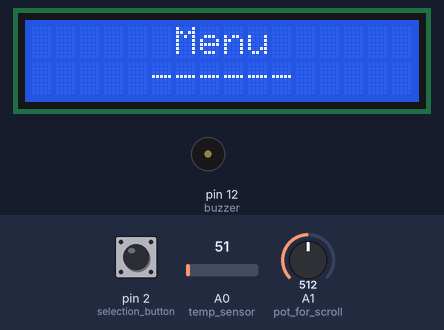
Bench run of a sketch on a simulated Arduino Uno, built with avr-gcc and run on an emulated ATmega328P. On the bench: 16×2 character LCD, buzzer (waves = sounding, pin HIGH). The test bench sets the inputs (shaded band); at power-on: pin 2 (selection_button) HIGH, A1 (pot_for_scroll) = 512, A0 (temp_sensor) = 51.

Above: at 2.1 s.
At 15.3 s:
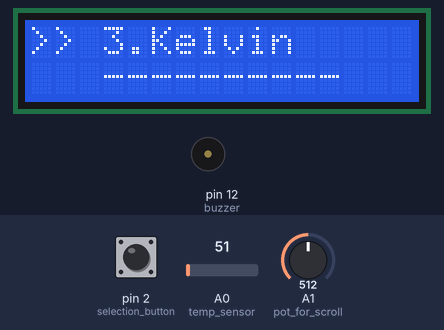
15.4 s: pin 2 (selection_button) pulled LOW for 0.6 s
At 16.3 s:
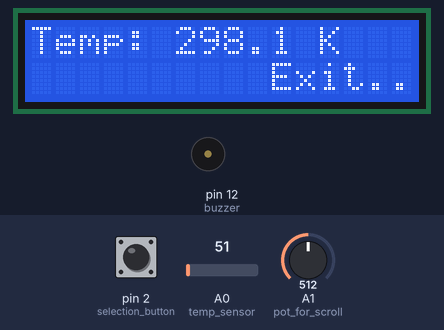
17.5 s: A1 (pot_for_scroll) set to 67
19.1 s: A1 (pot_for_scroll) set to 56
At 19.8 s:
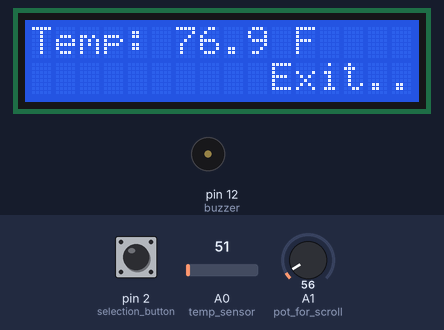
22.1 s: A1 (pot_for_scroll) set to 32
23.7 s: A1 (pot_for_scroll) set to 27
At 24.4 s:
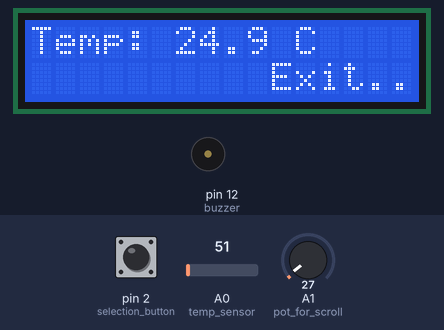
26.7 s: A0 (temp_sensor) set to 61
At 27.4 s:
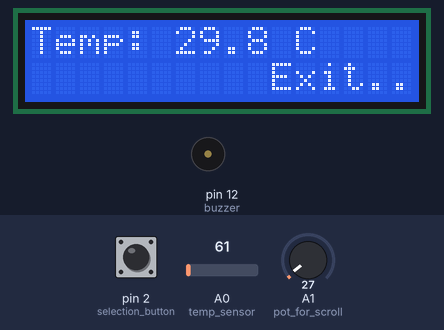
Timing chart, 0 to 29.5 s (numbered marks = the images above; inputs shaded):
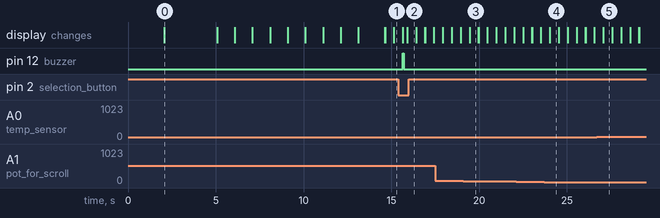

The sketch:

lcd_selection.ino
```cpp
// This is arduino project to create menu like structure on lcd screen module with temperature sensing problem.
//###############  Temperature Sensor  ####################
//  # Menu:
//  1.Celius
//  2.Fahrenite
//  3.Kelvin
// selection : Kelvin
//  Temp: 345.34 K
//  Exit..
//##############  Temperature Sensor  #####################

#include<LiquidCrystal.h>    // fitstly including the Lcd library.
LiquidCrystal sample_lcd(4,5,6,7,8,9);  // for making lcd object with assigning the arduino pin with lcd pin.

#define temp_sensor A0
#define selection_button 2
#define pot_for_scroll A1
#define buzzer 12

int pot_value;         // for taking the value of poteniometer for vertical scrolling.
int button_input;      // for taking the value of selection push button.
float temp_c;          // temperature in Centigrade.
float temp_f;          // temperature in Fahrenheit.
float temp_k;          // temperature in Kelvin.
int count = 1;
void setup() {
  // put your setup code here, to run once:
pinMode(temp_sensor,INPUT);
pinMode(selection_button,INPUT_PULLUP);
pinMode(pot_for_scroll,INPUT);
pinMode(buzzer,OUTPUT);

sample_lcd.begin(16,2);          // for initializing the lcd object as 16 by 2 lcd screen.
sample_lcd.clear();
Serial.begin(9600);

//--------------------------------- Initializing the showing on lcd screen.
sample_lcd.setCursor(2,0);
sample_lcd.print("Temp  sensor");
sample_lcd.setCursor(0,1);
sample_lcd.print("----------------");
delay(2000);

sample_lcd.clear();
sample_lcd.setCursor(6,0);
sample_lcd.print("Menu");
sample_lcd.setCursor(5,1);
sample_lcd.print("------");
delay(3000);

//-----------------------------------

for(int i=1;i<=3;i++){
  sample_lcd.clear();
sample_lcd.setCursor(0,0);
sample_lcd.print(">> 1.Celius");
sample_lcd.setCursor(3,1);
sample_lcd.print("2.Fahrenheit");
delay(1000);
sample_lcd.clear();

sample_lcd.setCursor(0,0);
sample_lcd.print(">> 2.Fahrenheit");
sample_lcd.setCursor(3,1);
sample_lcd.print("3.Kelvin");
delay(1000);
sample_lcd.clear();

sample_lcd.setCursor(0,0);
sample_lcd.print(">> 3.Kelvin");
sample_lcd.setCursor(3,1);
sample_lcd.print("----------");
delay(1000);
sample_lcd.clear();
}
}

// This is function for show menu of tempeature in different different units.
void menu_display(int index_value,float temp_c,float temp_f,float temp_k,int count){
  switch(index_value){
    case 1:// Temperature in Celius.

            if (count%2==0){
              sample_lcd.clear();
            sample_lcd.setCursor(0,0);
            sample_lcd.print("Temp:");
            sample_lcd.setCursor(6,0);
            sample_lcd.print(temp_c,1);
            sample_lcd.setCursor(11,0);
            sample_lcd.print("C");
            sample_lcd.setCursor(10,1);
            sample_lcd.print("Exit...");
            delay(500);
            }
            else{
            sample_lcd.setCursor(0,0);
            sample_lcd.print(">> 1.Celius");
            sample_lcd.setCursor(3,1);
            sample_lcd.print("2.Fahrenheit");
            delay(500);
            }
           sample_lcd.clear();
           break;

    case 2:// Temperature in Fahrenheit.

            if (count%2==0){
              sample_lcd.clear();
            sample_lcd.setCursor(0,0);
            sample_lcd.print("Temp:");
            sample_lcd.setCursor(6,0);
            sample_lcd.print(temp_f,1);
            sample_lcd.setCursor(11,0);
            sample_lcd.print("F");
            sample_lcd.setCursor(10,1);
            sample_lcd.print("Exit...");
            delay(500);
            }
            else{
            sample_lcd.setCursor(0,0);
           sample_lcd.print(">> 2.Fahrenheit");
           sample_lcd.setCursor(3,1);
           sample_lcd.print("3.Kelvin");
           delay(500);
            }
           sample_lcd.clear();
           break;

     case 3:// Temperature in Kelvin.

            if (count%2==0){
              sample_lcd.clear();
            sample_lcd.setCursor(0,0);
            sample_lcd.print("Temp:");
            sample_lcd.setCursor(6,0);
            sample_lcd.print(temp_k,1);
            sample_lcd.setCursor(12,0);
            sample_lcd.print("K");
            sample_lcd.setCursor(10,1);
            sample_lcd.print("Exit...");
            delay(500);
            }
            else{
            sample_lcd.setCursor(0,0);
           sample_lcd.print(">> 3.Kelvin");
           sample_lcd.setCursor(3,1);
           sample_lcd.print("----------");
           delay(500);
            }
           sample_lcd.clear();
           break;

     default:// Temperature in Kelvin.

             if (count%2==0){
              sample_lcd.clear();
            sample_lcd.setCursor(0,0);
            sample_lcd.print("Temp:");
            sample_lcd.setCursor(6,0);
            sample_lcd.print(temp_k,1);
            sample_lcd.setCursor(12,0);
            sample_lcd.print("K");
            sample_lcd.setCursor(10,1);
            sample_lcd.print("Exit...");
            delay(500);
            }
            else{
            sample_lcd.setCursor(0,0);
           sample_lcd.print(">> 3.Kelvin");
           sample_lcd.setCursor(3,1);
           sample_lcd.print("----------");
           delay(500);
            }
           sample_lcd.clear();
           break;
   }
}


void loop() {
  // put your main code here, to run repeatedly:
int t = analogRead(temp_sensor);
float v = (t/1023.0)*5000.0;
temp_c = v/10;                  // temperature in celius
temp_f = (1.8*temp_c)+32;       // temperature in fahrenheit.
temp_k = temp_c + 273.15;       // temperature in kelvin.

pot_value = analogRead(pot_for_scroll);     // taking the poteniometer value.
int index_value = (pot_value/30.0)+1;        // defining the index value for menu.
button_input = digitalRead(selection_button);  // taking the button value.

if(button_input == LOW){                  // when selection button get ON.
            digitalWrite(buzzer,1);
            delay(50);
            digitalWrite(buzzer,0);
            count++;
            delay(200);
}
//Serial.print("pot_value:");
//Serial.println(pot_value);
//Serial.print("index_value:");
//Serial.println(index_value);          // index value for vertical menu selection.

//Serial.println(button_input);
//Serial.println("--------");
//Serial.println(count);
//Serial.println("******");

// calling the menu function.
menu_display(index_value,temp_c,temp_f,temp_k,count);

}
```

Source omitted: images.c (data table, 15393 bytes), for_lcd_menu.c (data table, 18471 bytes)

Measured:
- the behaviour switches between 60 and 59 on A1 (pot_for_scroll) (found by bisection; images 2 and 3)
- the behaviour switches between 30 and 29 on A1 (pot_for_scroll) (found by bisection; images 3 and 4)
- after the input at 15.4 s, pin 12 (buzzer): LOW → HIGH after 0.25 s, → LOW 0.05 s later
- after the input at 19.1 s, the display: first differs from a run without the input after 0.36 s (image 3)
- after the input at 23.7 s, the display: first differs from a run without the input after 0.33 s (image 4)
- after the input at 26.7 s, the display: first differs from a run without the input after 0.37 s (image 5)
- what the display in image 0 shows lasts 3.0 s, from 2.1 s to 5.1 s
